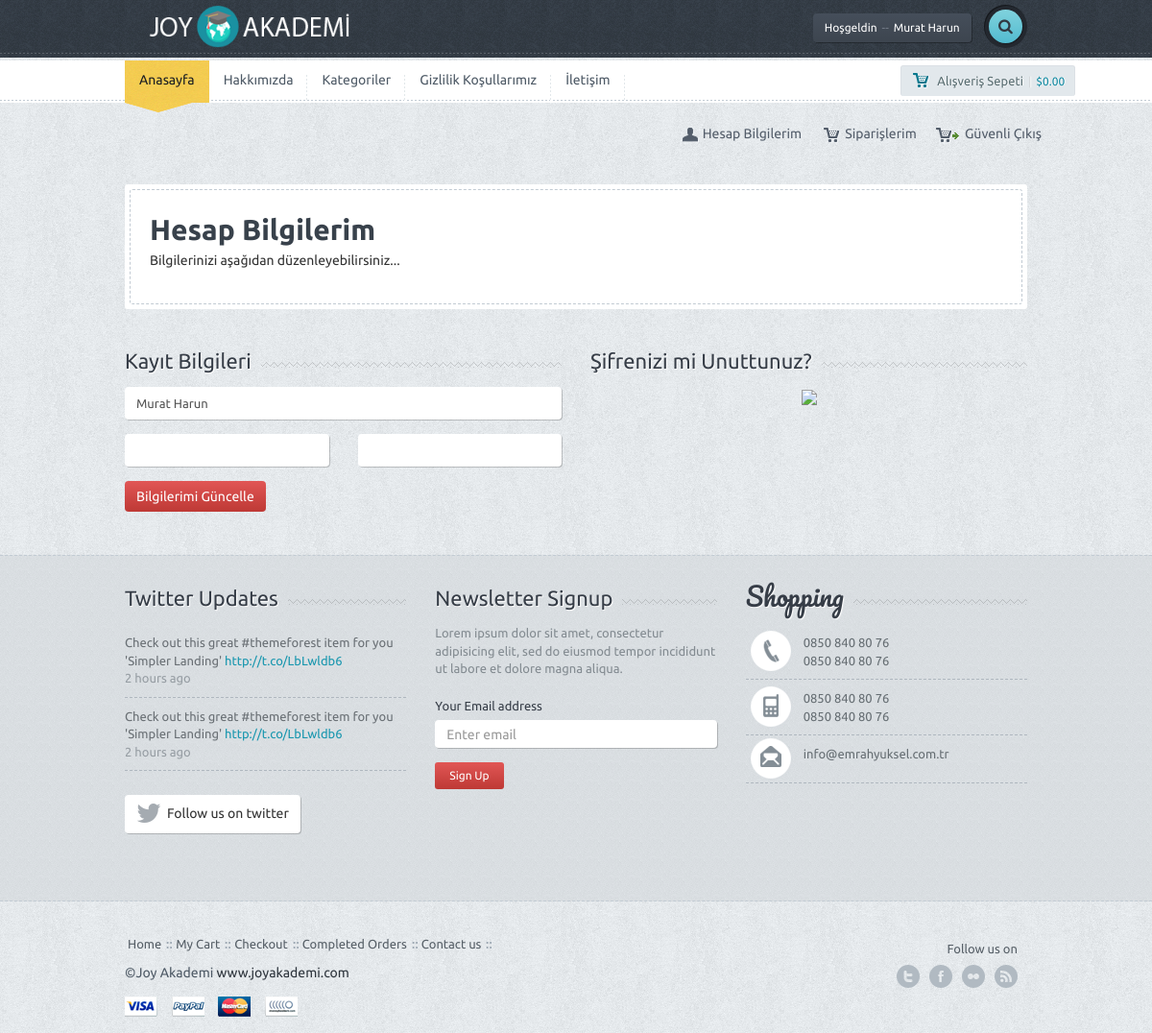
/hesabim (signed in), run on the app's committed database.
### tables this page shows
CREATE TABLE `ayar` (
  `ayar_id` int(11) NOT NULL,
  `ayar_logo` varchar(250) NOT NULL,
  `ayar_url` varchar(50) NOT NULL,
  `ayar_title` varchar(250) NOT NULL,
  `ayar_description` varchar(250) NOT NULL,
  `ayar_keywords` varchar(50) NOT NULL,
  `ayar_author` varchar(50) NOT NULL,
  `ayar_tel` varchar(50) NOT NULL,
  `ayar_gsm` varchar(50) NOT NULL,
  `ayar_faks` varchar(50) NOT NULL,
  `ayar_mail` varchar(50) NOT NULL,
  `ayar_ilce` varchar(50) NOT NULL,
  `ayar_il` varchar(50) NOT NULL,
  `ayar_adres` varchar(250) NOT NULL,
  `ayar_mesai` varchar(250) NOT NULL,
  `ayar_maps` varchar(250) NOT NULL,
  `ayar_analystic` varchar(50) NOT NULL,
  `ayar_zopim` varchar(250) NOT NULL,
  `ayar_facebook` varchar(50) NOT NULL,
  `ayar_twitter` varchar(50) NOT NULL,
  `ayar_google` varchar(50) NOT NULL,
  `ayar_youtube` varchar(50) NOT NULL,
  `ayar_smtphost` varchar(50) NOT NULL,
  `ayar_smtpuser` varchar(50) NOT NULL,
  `ayar_smtppassword` varchar(50) NOT NULL,
  `ayar_smtpport` varchar(50) NOT NULL,
  `ayar_bakim` enum('0','1') NOT NULL DEFAULT '1'
);

CREATE TABLE `kullanici` (
  `kullanici_id` int(11) NOT NULL,
  `kullanici_zaman` datetime NOT NULL DEFAULT CURRENT_TIMESTAMP,
  `kullanici_resim` varchar(250) NOT NULL,
  `kullanici_tc` varchar(50) NOT NULL,
  `kullanici_ad` varchar(50) NOT NULL,
  `kullanici_mail` varchar(100) NOT NULL,
  `kullanici_gsm` varchar(50) NOT NULL,
  `kullanici_password` varchar(50) NOT NULL,
  `kullanici_adsoyad` varchar(50) NOT NULL,
  `kullanici_adres` varchar(250) NOT NULL,
  `kullanici_il` varchar(100) NOT NULL,
  `kullanici_ilce` varchar(100) NOT NULL,
  `kullanici_unvan` varchar(100) NOT NULL,
  `kullanici_yetki` varchar(50) NOT NULL,
  `kullanici_durum` int(1) NOT NULL DEFAULT '1'
);

CREATE TABLE `menu` (
  `menu_id` int(11) NOT NULL,
  `menu_ust` varchar(50) NOT NULL,
  `menu_ad` varchar(100) NOT NULL,
  `menu_detay` text NOT NULL,
  `menu_url` varchar(250) NOT NULL,
  `menu_sira` int(2) NOT NULL,
  `menu_durum` enum('0','1') NOT NULL,
  `menu_seourl` varchar(250) NOT NULL
);

### nedmin/production/fonksiyon.php (called while the page is built, shortened)
<?php
function seo($str, $options = array())
{
    $str = mb_convert_encoding((string)$str, 'UTF-8', mb_list_encodings());
    $defaults = array(
        'delimiter' => '-',
        'limit' => null,
        'lowercase' => true,
        'replacements' => array(),
        'transliterate' => true
    );
    $options = array_merge($defaults, $options);
    $str = preg_replace(array_keys($options['replacements']), $options['replacements'], $str);
    if ($options['transliterate']) {
        $str = str_replace(array_keys($char_map), $char_map, $str);
    }
    $str = preg_replace('/[^\p{L}\p{Nd}]+/u', $options['delimiter'], $str);
    $str = preg_replace('/(' . preg_quote($options['delimiter'], '/') . '){2,}/', '$1', $str);
    $str = mb_substr($str, 0, ($options['limit'] ? $options['limit'] : mb_strlen($str, 'UTF-8')), 'UTF-8');
    $str = trim($str, $options['delimiter']);
    return $options['lowercase'] ? mb_strtolower($str, 'UTF-8') : $str;
}
?>

### hesabim.php (the view, shortened to what this page needs)
<?php include 'header.php'; ?>
<div class="container">
	<div class="row">
		<div class="col-md-12">
			<div class="page-title-wrap">
				<div class="page-title-inner">
					<div class="row">
						<div class="col-md-12">
							<div class="bigtitle">Hesap Bilgilerim</div>
							<p >Bilgilerinizi aşağıdan düzenleyebilirsiniz...</p>
						</div>
					</div>
				</div>
			</div>
		</div>
	</div>
	<form action="nedmin/netting/islem.php" method="POST" class="form-horizontal checkout" role="form">
		<div class="row">
			<div class="col-md-6">
				<div class="title-bg">
					<div class="title">Kayıt Bilgileri</div>
				</div>
				<div class="form-group dob">
					<div class="col-sm-12">
						<input type="text" class="form-control"  required="" name="kullanici_adsoyad" value="<?php echo $kullanicicek['kullanici_adsoyad'] ?>">
					</div>
				</div>
				<div class="form-group dob">
					<div class="col-sm-6">
						<input type="text" class="form-control" name="kullanici_il"    value="<?php echo $kullanicicek['kullanici_il'] ?>">
					</div>
					<div class="col-sm-6">
						<input type="text" class="form-control" name="kullanici_ilce"   value="<?php echo $kullanicicek['kullanici_ilce'] ?>">
					</div>
				</div>
				<button type="submit" name="kullanicibilgiguncelle" class="btn btn-default btn-red">Bilgilerimi Güncelle</button>
			</div>
			<div class="col-md-6">
				<div class="title-bg">
					<div class="title">Şifrenizi mi Unuttunuz?</div>
				</div>
				<center><a href="sifre-guncelle"><img width="400" src="http://www.emrahyuksel.com.tr/dimg/sifremi-unuttum.jpg"></a></center>
			</div>
		</div>
	</div>
<div class="spacer"></div>
</div>
<?php include 'footer.php'; ?>

### header.php (shortened to what this page needs)
<?php
include 'nedmin/netting/baglan.php';
include 'nedmin/production/fonksiyon.php';
$ayarsor=$db->prepare("SELECT * FROM ayar where ayar_id=:id");
$ayarsor->execute(array(
	'id' => 0
	));
$ayarcek=$ayarsor->fetch(PDO::FETCH_ASSOC);
$kullanicisor=$db->prepare("SELECT * FROM kullanici where kullanici_mail=:mail");
$kullanicisor->execute(array(
  'mail' => $_SESSION['userkullanici_mail']
  ));
$kullanicicek=$kullanicisor->fetch(PDO::FETCH_ASSOC);
?>
<!DOCTYPE html>
<html lang="en">
<head>
	<link href='font-awesome\css\font-awesome.css' rel="stylesheet" type="text/css">
	<link href="bootstrap\css\bootstrap.min.css" rel="stylesheet">
	<link rel="stylesheet" href="style.css">
	<link rel="stylesheet" href="css\owl.carousel.css">
	<link rel="stylesheet" href="css\owl.transitions.css">
    </head>
    <body>
     <div id="wrapper">
      <div class="header">
       <div class="container">
        <div class="row">
         <div class="col-xs-6 col-md-4 main-logo">
          <a href="index.php"><img width="250" src="<?php echo $ayarcek['ayar_logo'] ?>" alt="Site Logosu" class="logo img-responsive"></a>
        </div>
        <div class="col-md-8">
          <div class="pushright">
           <div class="top">
             <?php
             if (!isset($_SESSION['userkullanici_mail'])) {?>
             <a href="#" id="reg" class="btn btn-default btn-dark">Giriş Yap<span>-- yada --</span>Kayıt Ol</a>
             <?php } else { ?>
             <a href="#"  class="btn btn-default btn-dark">Hoşgeldin<span>--</span><?php echo $kullanicicek['kullanici_adsoyad'] ?></a>
             <?php } ?>
        <div class="srch-wrap">
         <a href="#" id="srch" class="btn btn-default btn-search"><i class="fa fa-search"></i></a>
       </div>
</div>
</div>
</div>
</div>
</div>
<div class="dashed"></div>
</div>
<div class="main-nav">
 <div class="navbar navbar-default navbar-static-top">
  <div class="container">
   <div class="row">
    <div class="col-md-10">
   <div class="navbar-collapse collapse">
    <ul class="nav navbar-nav">
     <li><a href="index.php" class="active">Anasayfa</a><div class="curve"></div></li>
     <?php
     $menusor=$db->prepare("SELECT * FROM menu where menu_durum=:durum order by menu_sira ASC limit 5");
     $menusor->execute(array(
      'durum' => 1
      ));
     while($menucek=$menusor->fetch(PDO::FETCH_ASSOC)) {
       ?>
       <li><a href="
        <?php
        if (!empty($menucek['menu_url'])) {
          echo $menucek['menu_url'];
        } else {
          echo "sayfa-".seo($menucek['menu_ad']);
        }
        ?>
        "><?php echo $menucek['menu_ad'] ?></a></li>
        <?php } ?>
      </ul>
    </div>
  </div>
  <div class="col-md-2 machart">
   <button id="popcart" class="btn btn-default btn-chart btn-sm "><span class="mychart">Alışveriş Sepeti</span>|<span class="allprice">$0.00</span></button>
</div>
<?php
if (isset($_SESSION['userkullanici_mail'])) {?>
<ul class="small-menu">
  <li><a href="hesabim" class="myacc">Hesap Bilgilerim</a></li>
  <li><a href="siparislerim" class="myshop">Siparişlerim</a></li>
  <li><a href="logout" class="mycheck">Güvenli Çıkış</a></li>
</ul>
<?php }
?>
</div>
</div>
</div>
	</div>

### footer.php (shortened to what this page needs)
<div class="f-widget">
		<div class="container">
			<div class="row">
				<div class="col-md-4">
					<div class="title-widget-bg">
						<div class="title-widget">Twitter Updates</div>
					</div>
					<ul class="tweets">
						<li>Check out this great #themeforest item for you
						'Simpler Landing' <a href="#">http://t.co/LbLwldb6 </a>
						<span>2 hours ago</span></li>
						<li class="lastone">Check out this great #themeforest item for you
						'Simpler Landing' <a href="#">http://t.co/LbLwldb6 </a>
						<span>2 hours ago</span></li>
					</ul>
					<a href="#" class="btn btn-default btn-follow"><i class="fa fa-twitter fa-2x"></i><div>Follow us on twitter</div></a>
				</div>
				<div class="col-md-4">
					<div class="title-widget-bg">
						<div class="title-widget">Newsletter Signup</div>
					</div>
					<div class="newsletter">
						<p>
							Lorem ipsum dolor sit amet, consectetur adipisicing elit, sed do eiusmod tempor incididunt ut labore et dolore magna aliqua.
						</p>
						<form role="form">
							<div class="form-group">
								<label>Your Email address</label>
								<input type="email" class="form-control newstler-input" id="exampleInputEmail1" placeholder="Enter email">
								<button class="btn btn-default btn-red btn-sm">Sign Up</button>
							</div>
						</form>
					</div>
				</div>
				<div class="col-md-4">
					<div class="title-widget-bg">
						<div class="title-widget-cursive">Shopping</div>
					</div>
					<ul class="contact-widget">
						<li class="fphone"><?php echo $ayarcek['ayar_tel']; ?> <br> <?php echo $ayarcek['ayar_faks']; ?></li>
						<li class="fmobile"><?php echo $ayarcek['ayar_gsm']; ?><br><?php echo $ayarcek['ayar_gsm']; ?></li>
						<li class="fmail lastone"><?php echo $ayarcek['ayar_mail']; ?></li>
					</ul>
				</div>
			</div>
			<div class="spacer"></div>
		</div>
	</div>
	<div class="footer">
		<div class="container">
			<div class="row">
				<div class="col-md-9">
					<ul class="footermenu">
						<li><a href="index-1.htm">Home</a></li>
						<li><a href="cart.htm">My Cart</a></li>
						<li><a href="checkout.htm">Checkout</a></li>
						<li><a href="order.htm">Completed Orders</a></li>
						<li><a href="contact.htm">Contact us</a></li>
					</ul>
					<div class="f-credit">&copy;<?php echo $ayarcek['ayar_author'] ?> <a href="http://222.joyakademi.com">www.joyakademi.com</a></div>
					<a href=""><div class="payment visa"></div></a>
					<a href=""><div class="payment paypal"></div></a>
					<a href=""><div class="payment mc"></div></a>
					<a href=""><div class="payment nh"></div></a>
				</div>
				<div class="col-md-3">
					<div class="followon">Follow us on</div>
					<div class="fsoc">
						<a href="http://<?php echo $ayarcek['ayar_twitter']; ?>" class="ftwitter">twitter</a>
						<a href="http://<?php echo $ayarcek['ayar_facebook']; ?>" class="ffacebook">facebook</a>
						<a href="http://<?php echo $ayarcek['ayar_youtube']; ?>" class="fflickr">Youtube</a>
						<a href="http://<?php echo $ayarcek['ayar_google']; ?>" class="ffeed">Google</a>
					</div>
					<div class="clearfix"></div>
				</div>
			</div>
		</div>
	</div>
  </body>
</html>

### data on the page
ayar: ayar_logo (picture), ayar_tel "0850 840 80 76", ayar_faks "0850 840 80 76", ayar_gsm "0850 840 80 76", ayar_mail "info@emrahyuksel.com.tr", ayar_author "Joy Akademi"
kullanici: kullanici_adsoyad "Murat Harun"
menu: menu_ad "Hakkımızda"
menu: menu_ad "Kategoriler"
menu: menu_ad "Gizlilik Koşullarımız"
menu: menu_ad "İletişim"
